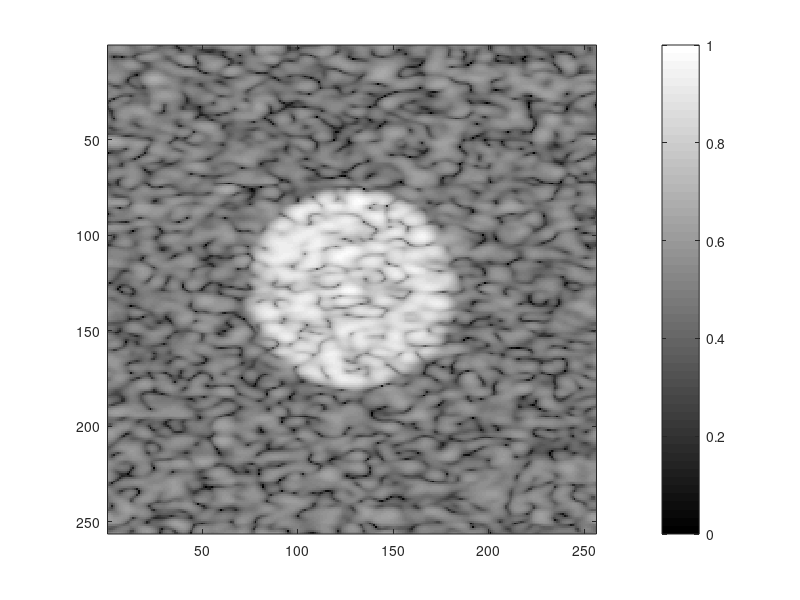

Source code (MATLAB):
% Introduction to Biomedical Imaging   
%	MATLAB sample codes for ultrasound image simulation
%	ultrasound image = PSF convolve with scatterer distribution
%	The convolution is done in frequency domain, 
%	i.e., FT{ultrasound image} = FT{PSF} times FT{scatterer distribution}
% 	
%	The image will be with a cyst in the middle. 
%	The imaging field of view is 25.6 mm X 25.6 mm.
%
% 	user-specified parameters are:
% 		cystdB: cyst contrast relative to background in dB
%		cystR:  cyst radius in pixels
% 		displayDR: display dynamic range in dB
%		masterG: master gain
%
%	parameters for verifying the properties of speckle noises
%	EnvelopeData: envelope data
%	dBData: data with normalization and then log conversion, in dB
%
%													Revised by Meng-Lin Li, Ph. D.
%													Dept. of Electrical Engineering, National Tsing Hua University
%													11/01/2018
%													Modified by Meng-Lin Li, 10/24/2019
%													Modified by Meng-Lin Li, 10/29/2020
%													Modified by Meng-Lin Li, 03/29/2022
%

% ---------- user specified parameters ---------------
% !!! ALL PARAMETERS YOU NEED TO MODIFY ARE HERE !!!!
cystdB=+20;
cystR=50;
displayDR=60; % Dynamic range for image dispaly
masterG=0; % Gain for image display
% ----------------------------------------------------

% define raw image
xpixel=256;
ypixel=256;
pointx1=30;
pointy1=30;
pointdB=0;

cystL=10^(cystdB/20);
pointL=10^(pointdB/20);
xpixel2=(xpixel+1)/2;
ypixel2=(ypixel+1)/2;
xyaxis=([1:xpixel]'-xpixel2)*ones(1,ypixel)+sqrt(-1)*ones(xpixel,1)*([1:ypixel]-ypixel2);
mag=ones(xpixel,ypixel);
mag(find(abs(xyaxis)<cystR))=cystL*ones(size(find(abs(xyaxis)<cystR)));

randn('state',1);
rawr=randn(xpixel,ypixel);
randn('state',10);
rawi=randn(xpixel,ypixel);
raw=rawr+sqrt(-1)*rawi;
raw=raw.*mag;	% !!! scatterer distribution
raw(pointx1,pointy1)=pointL*mean(mean(abs(rawr)));


% !!! define point spread function
f0=3;
bw=1;
N=64;
d=0.25;
sint=[-ypixel/2:ypixel/2-1]/ypixel*2+eps;
faxis=[max(0.5,f0-2*bw):0.1:f0+2*bw];
tspec=exp(-pi*(faxis-f0)./bw.^2);
pa=zeros(size(sint));
for i=1:length(faxis)
   lambda=1.54/faxis(i);
	pa=pa+tspec(i)*sin(pi/lambda*N*d*sint)./sin(pi/lambda*d*sint);
end
pa=pa.^2;

psfx=fftshift(exp(-pi*(([1:xpixel]'-xpixel2)*bw/5).^2));
%psfx=(exp(-pi*(([1:xpixel]'-xpixel2)*bw/5).^2));
psfx=psfx/max(abs(psfx));
psf1=(psfx*fftshift(pa)).';
%psf1=(psfx*(pa)).';

% obtain the image
imagedata1=(ifft2(fft2(raw).*fft2(psf1))).'; % modified by Meng-Lin Li, 03/29/2022 => Now (row, column) = (z, x) (in fact, = (R, sin(theta)), sector scan format)
imagelog1=20*log10(abs(imagedata1));
imagelog1=imagelog1-max(max(imagelog1));
imageout=round((imagelog1+displayDR)*255/displayDR);
imageout(find(imageout==255))=255*ones(size(find(imageout==255)));
imageout(find(imageout<0))=zeros(size(find(imageout<0)));

% Original scatterer distribution
raw=20*log10(abs(raw));
raw=raw-max(max(raw));
raw=round((raw+displayDR)*255/displayDR);
raw(find(raw==255))=255*ones(size(find(raw==255)));
raw(find(raw<0))=zeros(size(find(raw<0)));

% display
figure
hold off
image(imagelog1+masterG+displayDR);
colormap(gray(displayDR));
colorbar
axis image

% ---------- homework related parameters ---------------
% !!! ALL PARAMETERS YOU NEED TO VERIFY THE PROPERTIES OF SPECKLE NOISES !!!!
EnvelopeData = abs(imagedata1); % Envelope Data, amplitude data; intensity = (amplitude)^2
dBData = imagelog1; % Data with normalization and then log conversion, in dB

